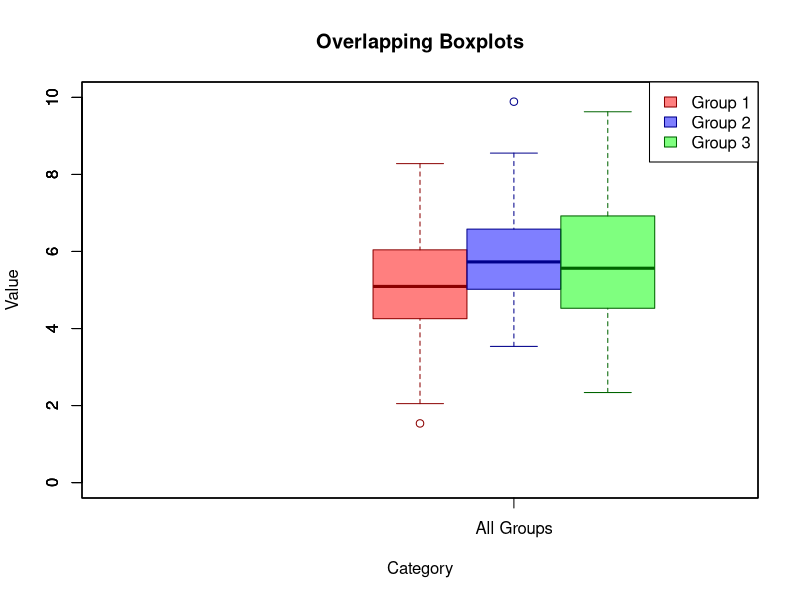

The R source for this figure:
# Create example data
set.seed(123)
group1 <- rnorm(100, mean = 5, sd = 1.5)
group2 <- rnorm(100, mean = 6, sd = 1.2)
group3 <- rnorm(100, mean = 5.5, sd = 1.8)

# Method 1: Using base R with custom positioning and transparency
# par(mar = c(5, 4, 4, 2))
boxplot(group1, at = 1, xlim = c(0.5, 1.5), ylim = c(0, 10),
        col = rgb(1, 0, 0, 0.5), border = "darkred",
        boxwex = 0.3, main = "Overlapping Boxplots",
        xlab = "Category", ylab = "Value", xaxt = "n")

boxplot(group2, at = 1.15, add = TRUE,
        col = rgb(0, 0, 1, 0.5), border = "darkblue",
        boxwex = 0.3)

boxplot(group3, at = 1.3, add = TRUE,
        col = rgb(0, 1, 0, 0.5), border = "darkgreen",
        boxwex = 0.3)

axis(1, at = 1.15, labels = "All Groups")
legend("topright", legend = c("Group 1", "Group 2", "Group 3"),
       fill = c(rgb(1, 0, 0, 0.5), rgb(0, 0, 1, 0.5), rgb(0, 1, 0, 0.5)),
       border = c("darkred", "darkblue", "darkgreen"))
